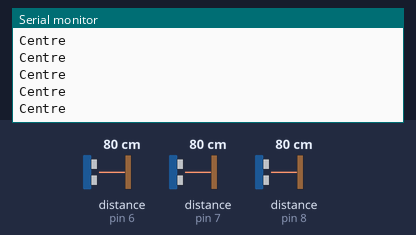
The sketch below on a simulated Arduino Uno, built with avr-gcc and run on an emulated ATmega328P. On the bench: the last lines printed to the serial monitor. The inputs (shaded band) are chosen by the test bench; at power-on: distance to the obstacle (sensors on pin 6, pin 7, pin 8) 80 cm. The echo pulse lasts 58.3 µs per cm.

Above: at 1.2 s.
1.3 s: distance to the obstacle (sensor on pin 6) set to 2 cm
At 1.32 s:
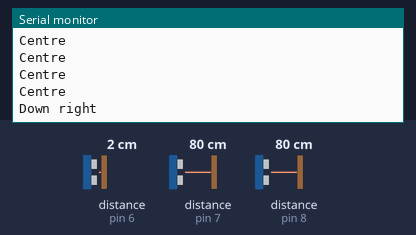
3.2 s: distance to the obstacle (sensor on pin 7) set to 2 cm
At 3.22 s:
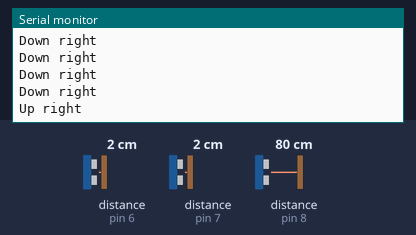
5.1 s: distance to the obstacle (sensor on pin 8) set to 4 cm
At 5.14 s:
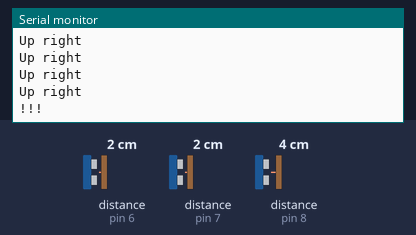
7.0 s: distance to the obstacle (sensor on pin 6) set to 18 cm
At 7.03 s:
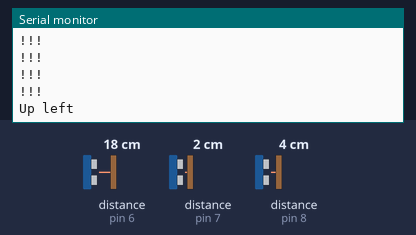
8.9 s: distance to the obstacle (sensor on pin 7) set to 18 cm
At 8.94 s:
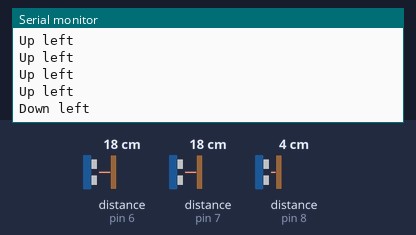
10.8 s: distance to the obstacle (sensor on pin 8) set to 18 cm
At 10.84 s:
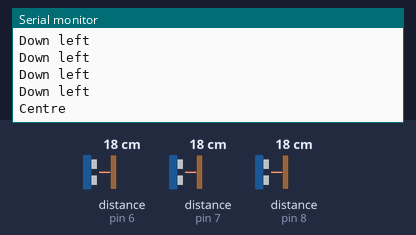

Measured:
- after the input at 1.3 s, the serial monitor: prints a new line at once (image 1)
- after the input at 3.2 s, the serial monitor: prints a new line at once (image 2)
- after the input at 5.1 s, the serial monitor: prints a new line at once (image 3)
- after the input at 7.0 s, the serial monitor: prints a new line at once (image 4)
- after the input at 8.9 s, the serial monitor: prints a new line at once (image 5)
- after the input at 10.8 s, the serial monitor: prints a new line at once (image 6)

The sketch:

Turbine_plate_detector_2.ino
```cpp
int trig[3];       //Trigger pins for US sensor
int echo[3];       //Echo pins for US sensor
double senval[3];  //Store US sensor output
double senvar[3];  //Store variance of senval
float maxvar=0.3;  //Maximum variance allowed for centre

void setup() {

  for(int i=0;i<3;i++)
  {
    trig[i]=3+i;   //Define pins 3, 4, 5 for trigger
    echo[i]=6+i;   //Define pins 6, 5, 7 for echo
    pinMode(trig[i], OUTPUT);
    pinMode(echo[i], INPUT);
  }

  Serial.begin(9600);

}


void loop() {

  delay(50);

  for(int i=0;i<3;i++)
    senval[i]=readUS(i);         //Store from function readUS
  for(int i=0;i<3;i++)
    senvar[i]=(3*senval[i]/(senval[0]+senval[1]+senval[2]))-1;   //Store variance

  if(senvar[0]<maxvar&&senvar[0]>-maxvar&&senvar[1]<maxvar&&senvar[1]>-maxvar&&senvar[2]<maxvar&&senvar[0]>-maxvar)
    Serial.println("Centre");

  else if(senvar[0]<-maxvar&&senvar[1]>maxvar&&senvar[2]>maxvar)
    Serial.println("Down right");
  else if(senvar[1]<-maxvar&&senvar[2]>maxvar&&senvar[0]>maxvar)
    Serial.println("Up");
  else if(senvar[2]<-maxvar&&senvar[0]>maxvar&&senvar[1]>maxvar)
    Serial.println("Down left");

  else if(senvar[0]>maxvar&&senvar[1]<-maxvar&&senvar[2]<-maxvar)
    Serial.println("Up left");
  else if(senvar[1]>maxvar&&senvar[2]<-maxvar&&senvar[0]<-maxvar)
    Serial.println("Down");
  else if(senvar[2]>maxvar&&senvar[0]<-maxvar&&senvar[1]<-maxvar)
    Serial.println("Up right");
  else
    Serial.println("!!!");
}

double readUS( int i )         //Define function
{
  digitalWrite(trig[i], LOW);
  delayMicroseconds(2);
  digitalWrite(trig[i], HIGH);
  delayMicroseconds(3);
  digitalWrite(trig[i], LOW);

  return (double)( pulseIn(echo[i], HIGH) )/(double)10;
}
```
